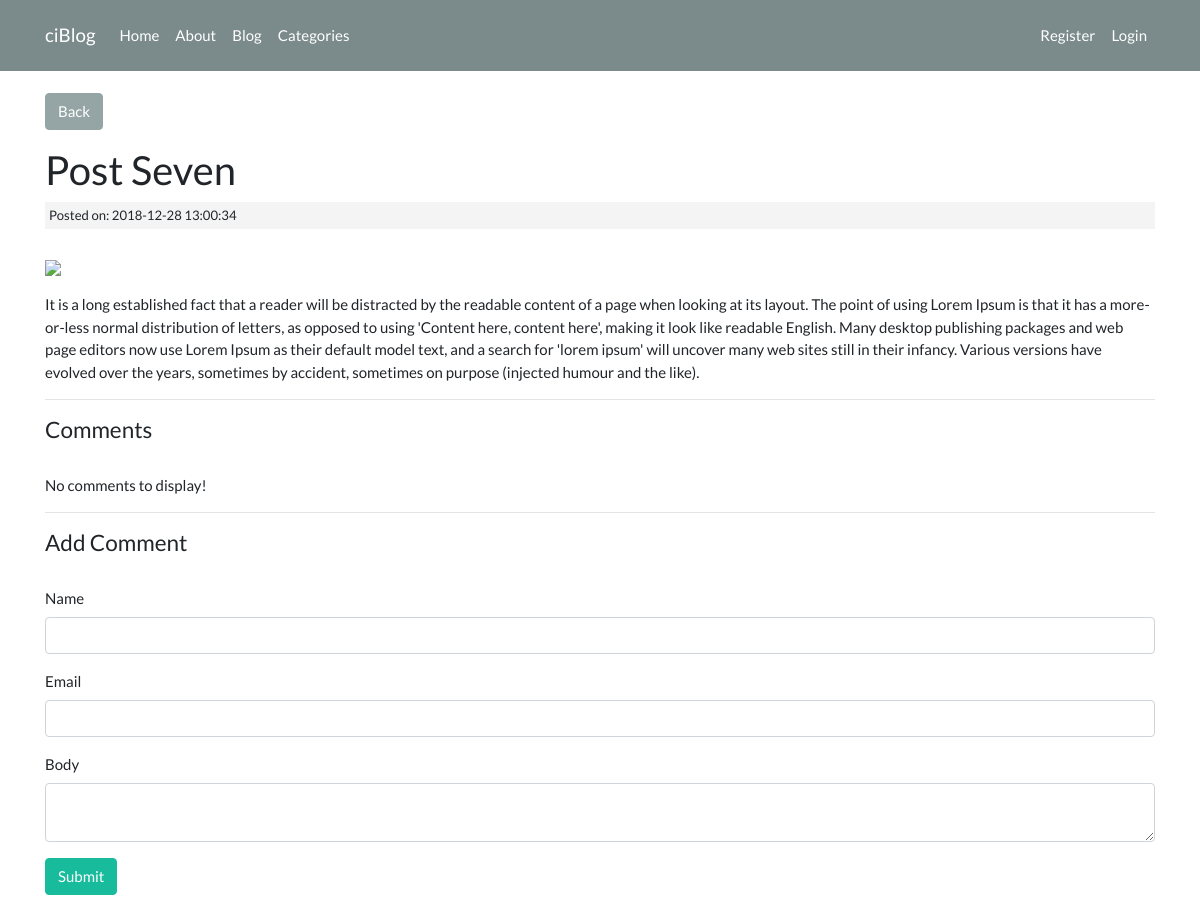
Page /posts/post-seven on the committed database.
### tables this page shows
CREATE TABLE `posts` (
  `id` int(11) NOT NULL,
  `category_id` int(11) NOT NULL,
  `user_id` int(11) NOT NULL,
  `title` varchar(255) NOT NULL,
  `slug` varchar(255) NOT NULL,
  `body` text NOT NULL,
  `post_image` varchar(255) NOT NULL,
  `created_at` timestamp NOT NULL DEFAULT CURRENT_TIMESTAMP
);

### application/controllers/Posts.php (called while the page is built, shortened)
<?php
class Posts extends CI_Controller {
	public function view($slug = NULL) {
		$data['post'] = $this->post_model->get_posts($slug);
		$post_id = $data['post']['id'];
		$data['comments'] = $this->comment_model->get_comments($post_id);
		$this->load->view('templates/header');
		$this->load->view('posts/view', $data);
		$this->load->view('templates/footer');
	}
}

### index.php (called while the page is built, shortened)
<?php
require_once BASEPATH.'core/CodeIgniter.php';

### application/models/Post_model.php (called while the page is built, shortened)
<?php
class Post_model extends CI_Model {
	public function get_posts($slug = FALSE, $limit = FALSE, $offset = FALSE) {
		if($slug === FALSE) {
			$this->db->order_by('posts.created_at', 'DESC');
			$this->db->join('categories', 'categories.id = posts.category_id');
			$query = $this->db->get('posts');
			return $query->result_array();
		}
		else {
			$query = $this->db->get_where('posts', array('slug' => $slug));
			return $query->row_array();
		}
	}
}

### application/views/posts/view.php (the view, shortened to what this page needs)
<p><a class="btn btn-secondary" href="<?php echo base_url('posts'); ?>">Back</a></p>
<h2><?php echo $post['title']; ?></h2>
<small class="post-date">Posted on: <?php echo $post['created_at']; ?></small>
<br/>
<p><img src="<?php echo base_url('assets/images/posts/') . $post['post_image']; ?>"></p>
<div class="post-body">
	<p><?php echo $post['body']; ?></p>
</div>
<hr />
<h4>Comments</h4><br/>
<?php if($comments): ?>
	<?php foreach($comments as $comment): ?>
		<div class="breadcrumb">
			<?php echo $comment['body']; ?> by &nbsp; <strong><?php echo $comment['name']; ?></strong>
		</div>
	<?php endforeach; ?>
<?php else: ?>
	<p>No comments to display!</p>
<?php endif; ?>
<hr />
<h4>Add Comment</h4><br/>
<?php echo form_open('comments/create/' . $post['id']); ?>
	<div class="form-group">
		<label>Name</label>
		<input type="text" name="name" class="form-control">
	</div>
	<div class="form-group">
		<label>Email</label>
		<input type="text" name="email" class="form-control">
	</div>
	<div class="form-group">
		<label>Body</label>
		<textarea name="body" class="form-control"></textarea>
	</div>
	<button type="submit" class="btn btn-success">Submit</button>
<?php echo form_close(); ?>
<br/>

### assets/css/style.css (style rules this page uses)
.post-date { background: #f4f4f4; padding: 4px; margin: 3px 0; display: block; }

### rows in the picture
posts: title "Post Seven", created_at "2018-12-28 13:00:34", body "It is a long established fact that a reader will be distracted by the readable content of a page when looking at its layout. The point of using Lorem Ipsum is that it has a more-or-less normal distribution of letters, as opposed to using 'Content here, content here', making it look like readable English. Many desktop publishing packages and web page editors now use Lorem Ipsum as their default model text, and a search for 'lorem ipsum' will uncover many web sites still in their infancy. Various versions have evolved over the years, sometimes by accident, sometimes on purpose (injected humour and the like)."
